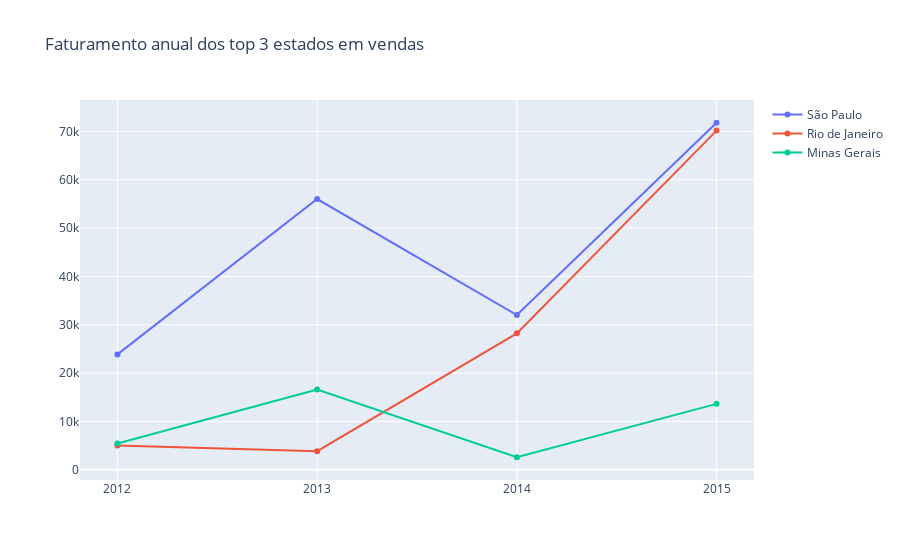

Notebook code cell kept with this figure:
### Code cell
# Criando o gráfico de linhas com Plotly
line1 = go.Scatter(x=anos_top_1, y=valores_venda_top_1, mode='lines+markers', name=top_3_estados.iloc[0]['Estado'])
line2 = go.Scatter(x=anos_top_2, y=valores_venda_top_2, mode='lines+markers', name=top_3_estados.iloc[1]['Estado'])
line3 = go.Scatter(x=anos_top_3, y=valores_venda_top_3, mode='lines+markers', name=top_3_estados.iloc[2]['Estado'])

# Layout do gráfico (figuras e dados)
layout = go.Layout(
    title='Faturamento anual dos top 3 estados em vendas',
    xaxis={'type': 'category'}
)

fig = go.Figure(data=[line1, line2, line3], layout=layout)

# Exibindo o gráfico
py.iplot(fig)

### Figure 1 — Plotly figure (JSON) as saved in the notebook; plotly's stock layout.template omitted (floating-point values rounded to 4 significant figures)
{"data": [{"mode": "lines+markers", "name": "São Paulo", "type": "scatter", "x": ["2012", "2013", "2014", "2015"], "y": [23870.0, 56010.0, 32020.0, 71800.0]}, {"mode": "lines+markers", "name": "Rio de Janeiro", "type": "scatter", "x": ["2012", "2013", "2014", "2015"], "y": [5026.0, 3860, 28230.0, 70180.0]}, {"mode": "lines+markers", "name": "Minas Gerais", "type": "scatter", "x": ["2012", "2013", "2014", "2015"], "y": [5446.0, 16610, 2599, 13644]}], "layout": {"autosize": true, "title": {"text": "Faturamento anual dos top 3 estados em vendas"}, "xaxis": {"autorange": true, "range": [-0.183, 3.183], "type": "category"}, "yaxis": {"autorange": true, "range": [-3112.0, 77510.0], "type": "linear"}}}
